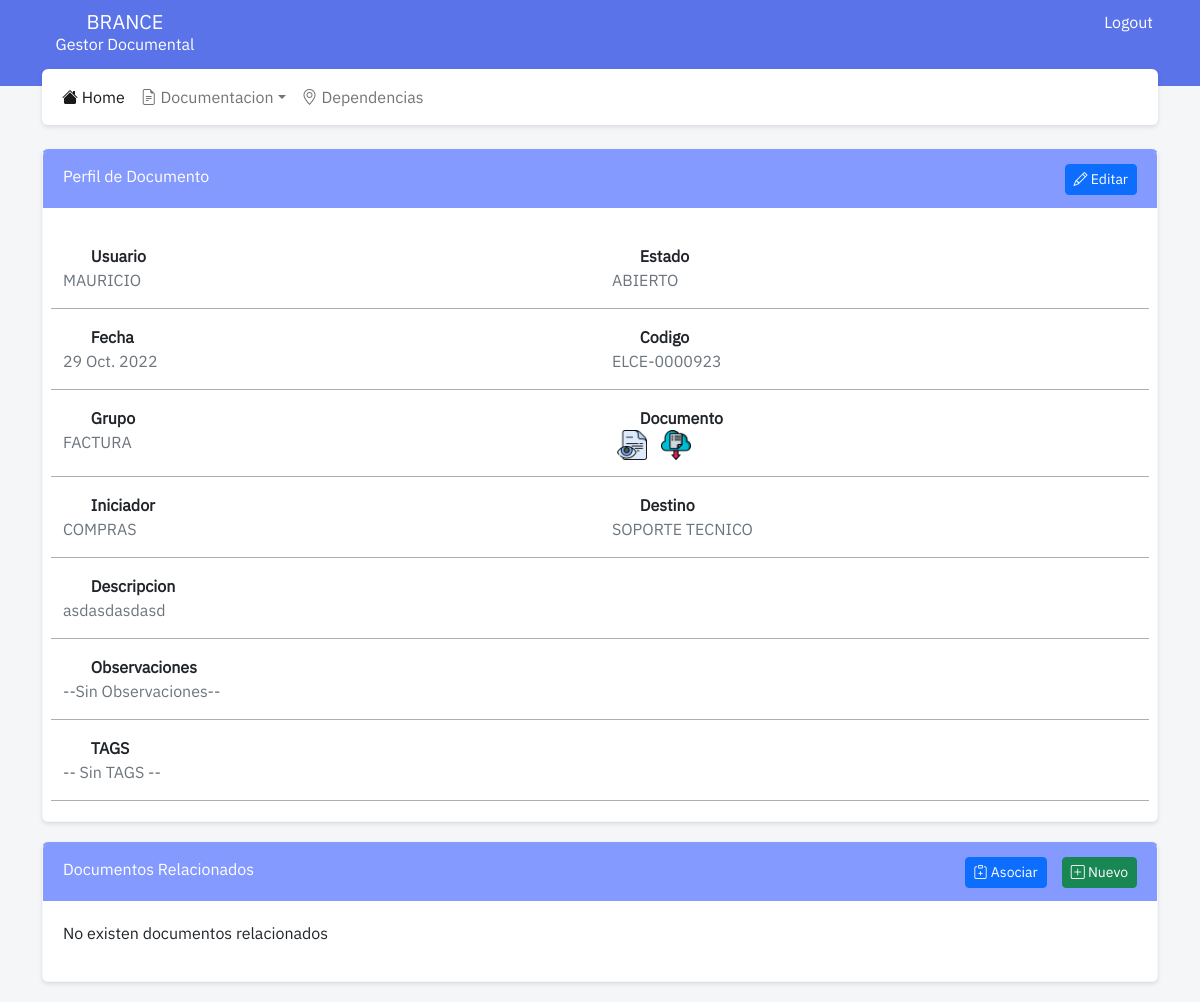
The page /show/11 (signed in) on the database as committed earlier.
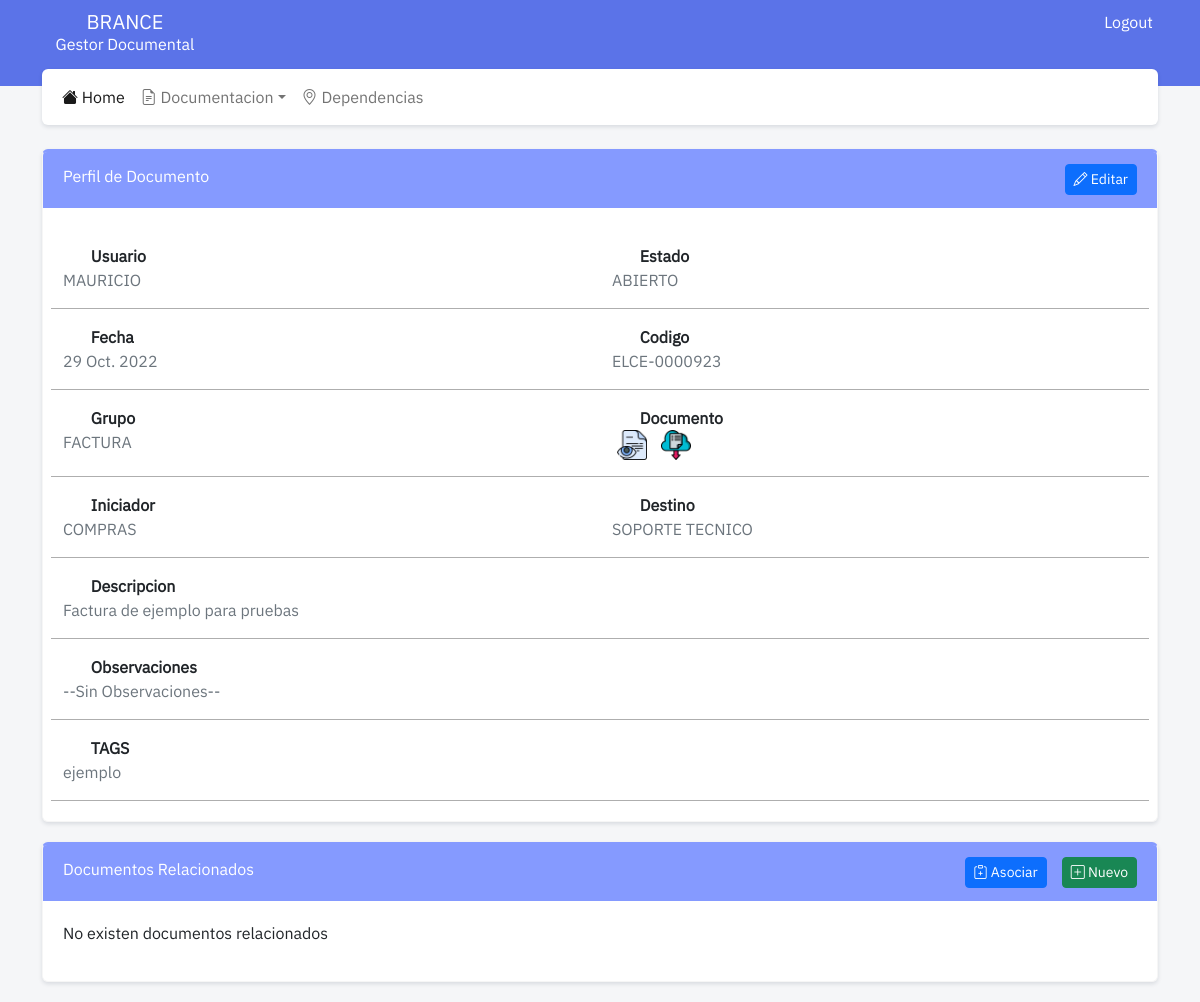
The same page on the database as committed later.
### documentacion/models.py (models this page shows, shortened)
class Documento(models.Model):
    usuario = models.ForeignKey(User, on_delete=models.RESTRICT, related_name="usuario_documento")
    estado = models.ForeignKey(Estado, on_delete=models.RESTRICT, related_name="estado_documento")
    fecha = models.DateField("Fecha", auto_now=False, auto_now_add=False)
    codigo = models.CharField("Codigo", max_length= 50, blank=True)
    grupo = models.ForeignKey(Grupo, on_delete=models.RESTRICT, related_name="grupo_documento")
    descripcion = models.TextField("Descripcion", blank=True)
    iniciador = models.ForeignKey(Dependencia, on_delete=models.RESTRICT, related_name="iniciador_documento")
    destino = models.ForeignKey(Dependencia, on_delete=models.RESTRICT, related_name="destino_documento")
    observaciones = models.TextField("Observaciones", blank=True)
    tags = models.TextField("TAGS", blank=True)
    documento = models.FileField('Documento', upload_to ="documentos/", null=False, blank=False, validators=[FileExtensionValidator(['pdf', 'jpg', 'png', 'doc', 'docx', 'xlsx'])])

class Estado(models.Model):
    estado = models.CharField("Estado", max_length=50)
    def __str__(self):
        return self.estado

class Grupo(models.Model):
    grupo = models.CharField("Grupo", max_length = 80)
    def __str__(self):
        return self.grupo

### dependencias/models.py (models this page shows)
class Dependencia(models.Model):
    nombre = models.CharField("nombre", max_length = 100)
    direccion = models.CharField("Direccion", max_length=100, blank=True)
    telefono = models.CharField("Telefono", max_length=50, blank=True)
    interno = models.IntegerField("Interno", blank=True)
    email = models.EmailField("Email", max_length=254, blank=True)
    encargado = models.CharField("Encargado", max_length=50, blank=True)
    observaciones = models.TextField("Observaciones", blank=True)
    tipo = models.ForeignKey(TipoDependencia, related_name="tipo_dependencia", on_delete=models.RESTRICT)
    def __str__(self):
        return self.nombre

### documentacion/views.py (the view)
# urls.py: path('show/<int:id>', views.show, name="dependencias_show"),
@login_required
def show(request, id=id):
    documento = get_object_or_404(Documento, pk=id)
    relacionados = DocumentoRelacion.objects.filter(padre = documento)
    padres = DocumentoRelacion.objects.filter(documento = documento)
    context = {
        'documento': documento,
        'relacionados': relacionados,
        'padres': padres
    }
    return render(request, 'documentacion_show.html', context)

### documentacion/templates/documentacion_show.html (shortened to what the changed rows need)
{% extends 'base.html' %}
{% load static %}
{% block content %}
<div class="card">
    <div class="card-body">
        <div class="row">
            <div class="col-lg-6 col-xs-12 col-show">
                <strong><box-icon name='user'></box-icon> Usuario</strong>
                <p class="text-muted">
                    {{documento.usuario|upper}}
                </p>
            </div>
            <div class="col-lg-6 col-xs-12 col-show">
                <strong><box-icon name='layer'></box-icon> Estado</strong>
                <p class="text-muted">
                    {{documento.estado}}
                </p>
            </div>
        </div>
        <div class="row">
            <div class="col-lg-6 col-xs-12 col-show">
                <strong><box-icon name='calendar'></box-icon> Fecha</strong>
                <p class="text-muted">
                    {{documento.fecha}}
                </p>
            </div>
            <div class="col-lg-6 col-xs-12 col-show">
                <strong><box-icon name='barcode' ></box-icon> Codigo</strong>
                <p class="text-muted">
                    {% if documento.codigo %}
                        {{documento.codigo}}
                    {% else %}
                        --Sin Codigo--
                    {% endif %}
                </p>
            </div>
        </div>
        <div class="row">
            <div class="col-lg-6 col-xs-12 col-show">
                <strong><box-icon name='select-multiple' ></box-icon> Grupo</strong>
                <p class="text-muted">
                    {{documento.grupo|upper}}
                </p>
            </div>
        </div>
        <div class="row">
            <div class="col-lg-6 col-xs-12 col-show">
                <strong><box-icon name='location-plus'></box-icon> Iniciador</strong>
                <p class="text-muted">
                    {{documento.iniciador|upper}}
                </p>
            </div>
            <div class="col-lg-6 col-xs-12 col-show">
                <strong><box-icon name='location-plus'></box-icon> Destino</strong>
                <p class="text-muted">
                    {{documento.destino|upper}}
                </p>
            </div>
        </div>
        <div class="row">
            <div class="col col-show">
                <strong><box-icon name='text'></box-icon> Descripcion</strong>
                <p class="text-muted">
                    {% if documento.descripcion %}
                        {{documento.descripcion}}
                    {% else %}
                        --Sin Descripcion--
                    {% endif %}
                </p>
            </div>
        </div>
        <div class="row">
            <div class="col col-show">
                <strong><box-icon name='search-alt-2'></box-icon> TAGS</strong>
                <p class="text-muted">
                    {% if documento.tags %}
                        {{documento.tags}}
                    {% else %}
                        -- Sin TAGS --
                    {% endif %}
                </p>
            </div>
        </div>
    </div>
</div>
{% endblock content %}

Rows that differ between the two databases and show on the page:
changed Documento "ELCE-0000923": descripcion "asdasdasdasd" → "Factura de ejemplo para pruebas"; tags (not shown) → "ejemplo"
Other text that changed with them:
text no longer shown: "-- Sin TAGS --"
